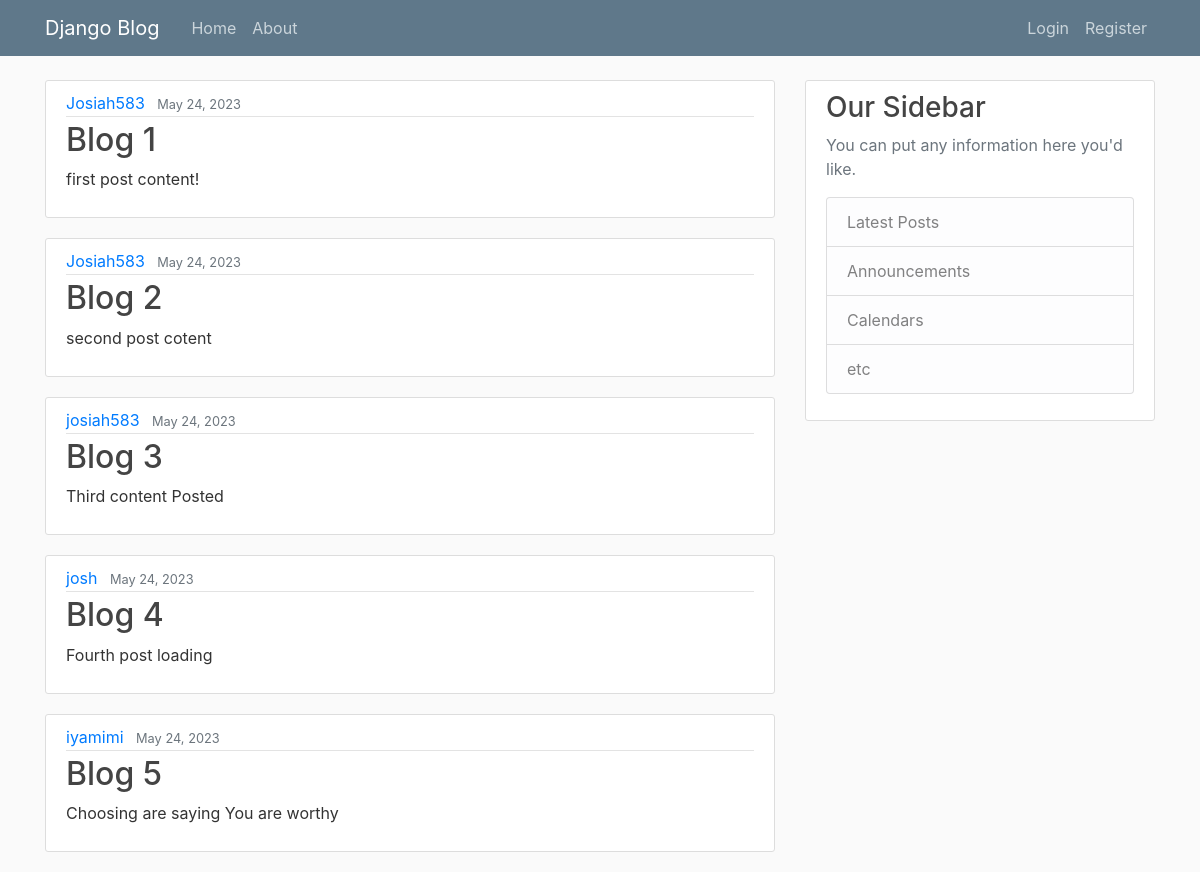
/home/, run on the app's committed database.
### blog/models.py (models this page shows, shortened)
class Post(models.Model):
    title = models.CharField(max_length=100)
    content = models.TextField()
    date_posted = models.DateTimeField(default=timezone.now)
    author = models.ForeignKey(User, on_delete=models.CASCADE)

### blog/views.py (the view)
# urls.py: path('home/', views.home, name='blog-home'),
def home(request):
    context = {
        'posts': Post.objects.all()
        }
    return render(request, 'blog/home.html', context)

### blog/templates/blog/home.html
{% extends "blog/base.html" %}
{% block content %}
    {% for post in posts %}
        <article class="media content-section">
          <div class="media-body">
            <div class="article-metadata">
              <a class="mr-2" href="#">{{ post.author }}</a>
              <small class="text-muted">{{ post.date_posted|date:"F d, Y" }}</small>
            </div>
            <h2><a class="article-title" href="#">{{ post.title }}</a></h2>
            <p class="article-content">{{ post.content }}</p>
          </div>
        </article>
    {% endfor %}
{% endblock content %}

### blog/static/blog/main.css (style rules this page uses)
body { background: #fafafa; color: #333333; margin-top: 5rem; }
h1, h2, h3, h4, h5, h6 { color: #444444; }
.content-section { background: #ffffff; padding: 10px 20px; border: 1px solid #dddddd; border-radius: 3px; margin-bottom: 20px; }
.article-title { color: #444444; }
.article-content { white-space: pre-line; }
.article-metadata { padding-bottom: 1px; margin-bottom: 4px; border-bottom: 1px solid #e3e3e3 }

### data on the page
Post: author "Josiah583", date_posted "May 24, 2023", title "Blog 1", content "first post content!"
Post: author "Josiah583", date_posted "May 24, 2023", title "Blog 2", content "second post cotent"
Post: author "josiah583", date_posted "May 24, 2023", title "Blog 3", content "Third content Posted"
Post: author "josh", date_posted "May 24, 2023", title "Blog 4", content "Fourth post loading"
Post: author "iyamimi", date_posted "May 24, 2023", title "Blog 5", content "Choosing are saying You are worthy"
